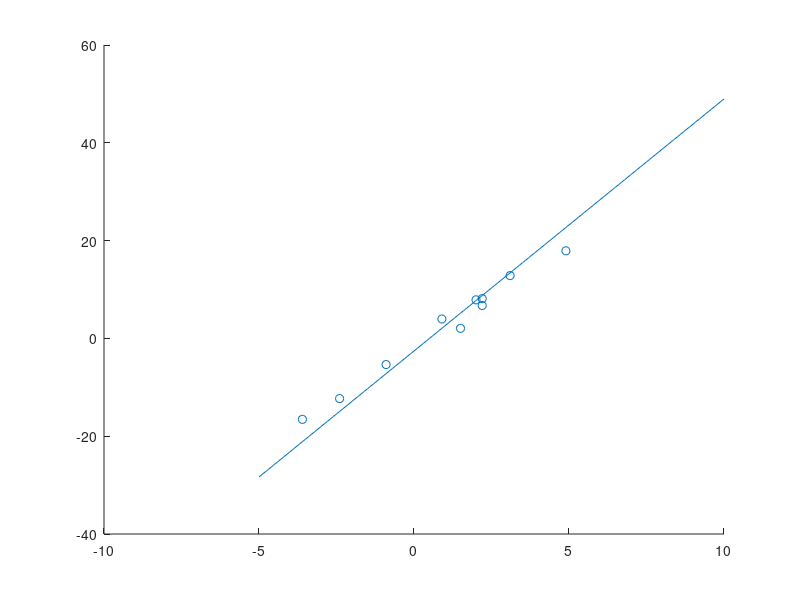

This chart was generated by the following MATLAB code:
data = [ 2.0, 7.89; -3.6, -16.55; 2.2, 6.73; 4.9, 17.91; 1.5, 2.06; 3.1, 12.84; 2.2, 8.13; -0.9, -5.35; 0.9, 3.97; -2.4, -12.31];
disp(data);

%m = mle(data, 'distribution', 'Normal');
disp("Sum x: " + sum(data(:, 1)));

disp("Sum y: " + sum(data(:, 2)));

s = 0;
for i = 1: 10
    s = s + (data(i, 2) - (data(i, 1)*5.154 - 2.57046))^2;
end

disp(s);

scatter(data(:, 1), data(:, 2));
hold on
xs = -5:0.1:10;
ys = 5.154*xs -2.57046;
plot(xs, ys);